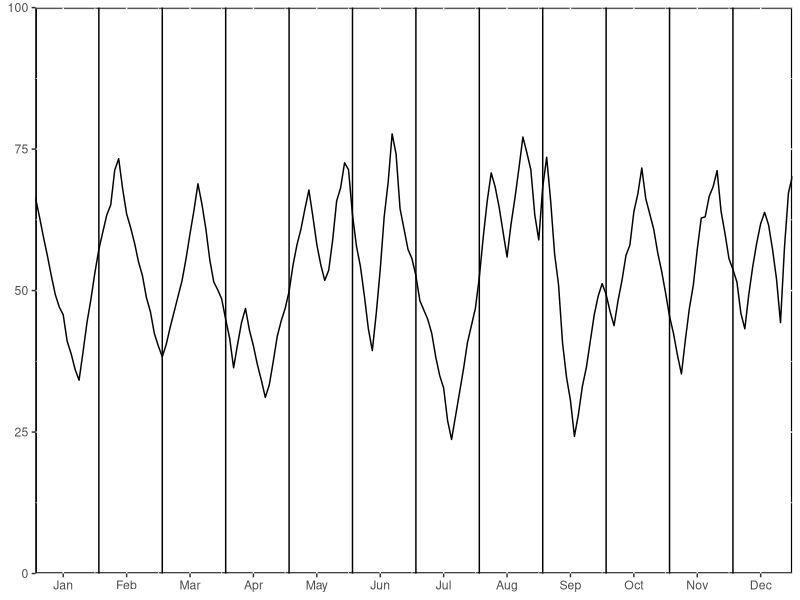
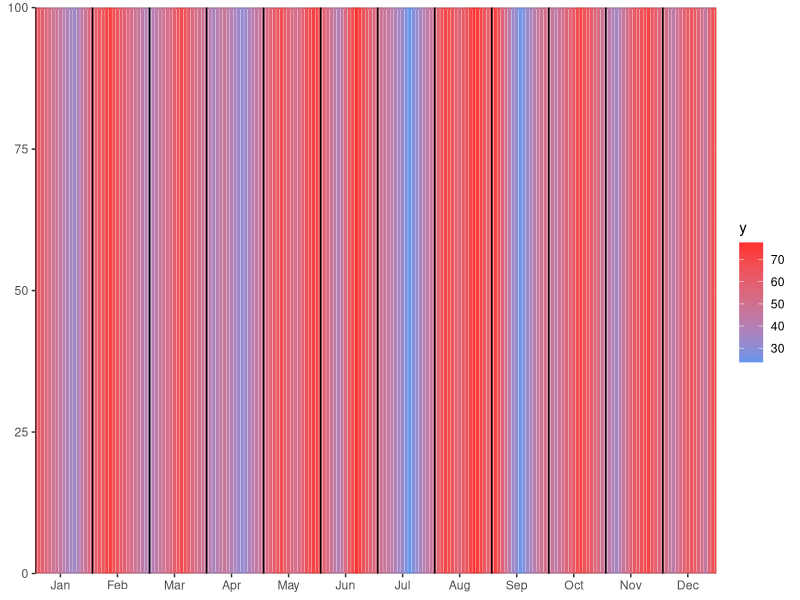
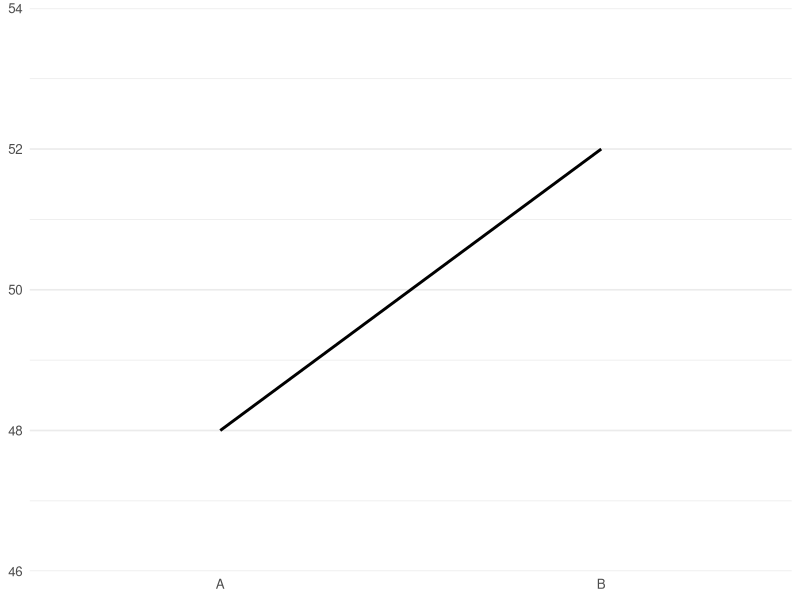
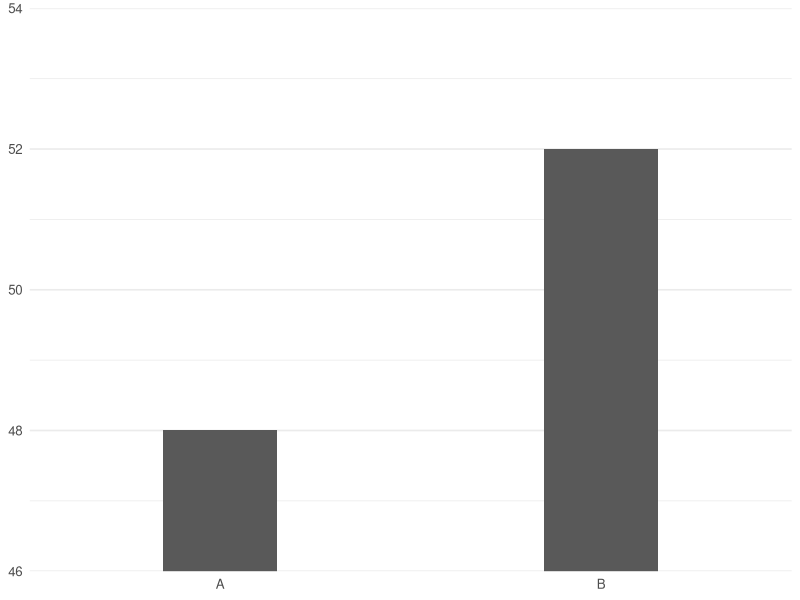
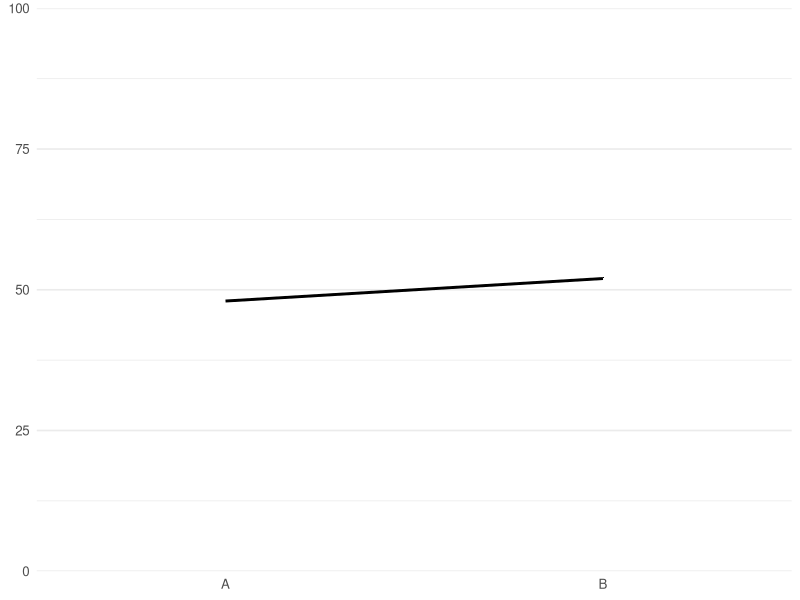
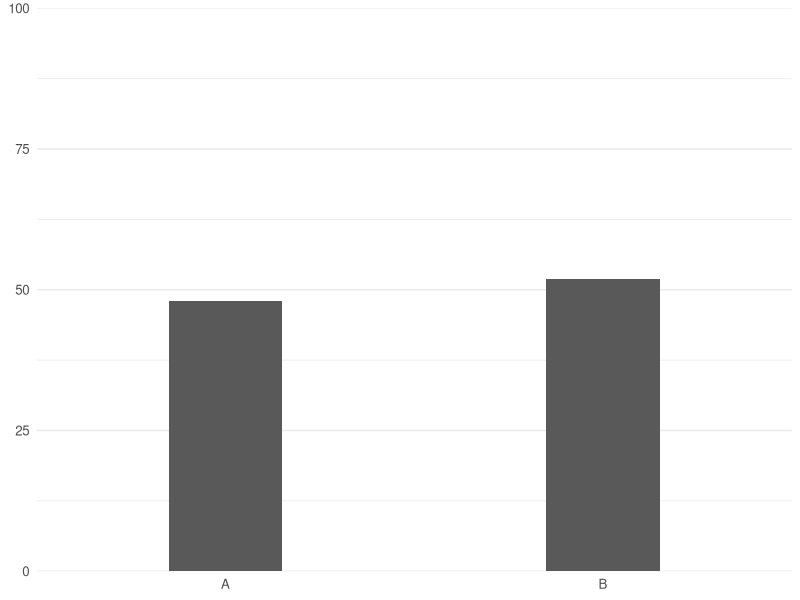
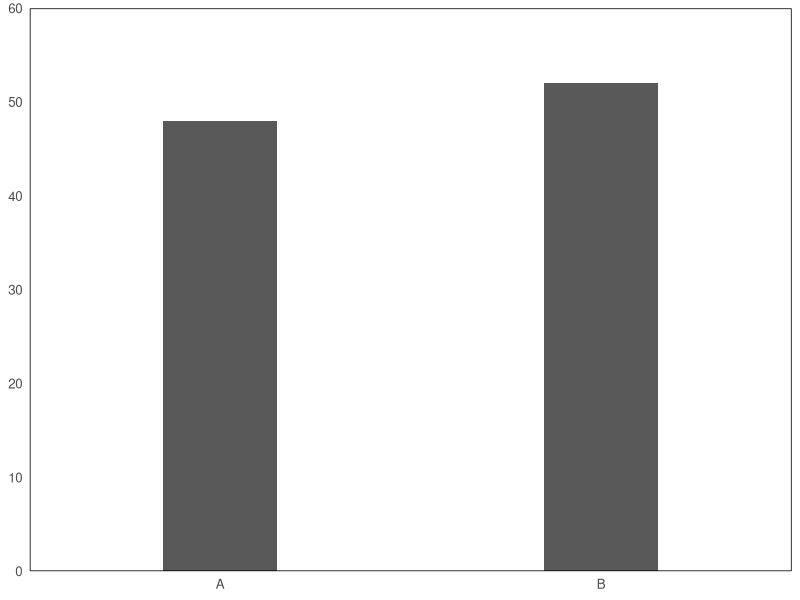
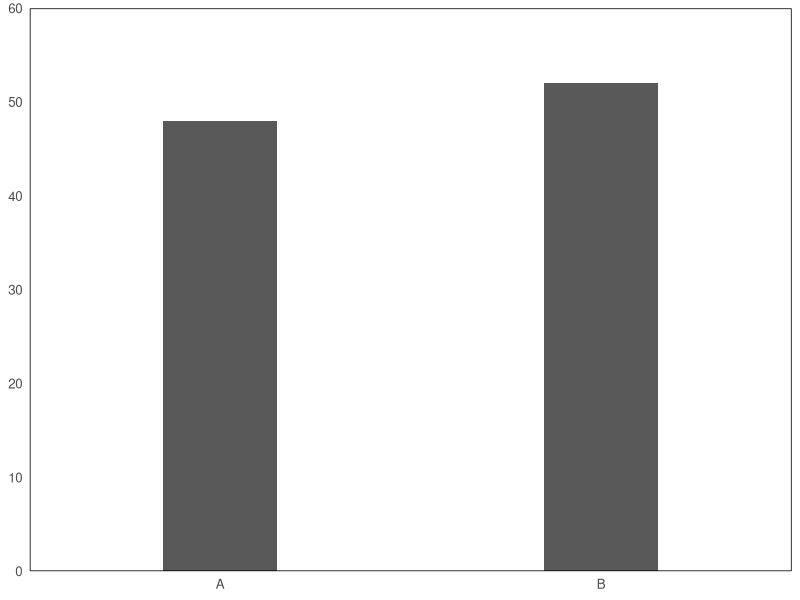

Generate these figures, in order, with R:
library(tidyverse)

ww <- read_csv("c12.csv") %>%
  mutate(y = temp,
         x = 1:192,
         months = as.ordered(rep(month.name, each = 16)))

ww %>%
  group_by(months) %>%
  summarise(mean = mean(y))

# Specify custom axis tick positions and labels
custom_ticks <- seq(8, 186, by = 16)
custom_labels <- substr(month.name, 1, 3)

# Convert custom ticks and labels to a named character vector
custom_ticks_labels <- setNames(custom_labels, custom_ticks)

dd <- ww %>%
  ggplot(aes(y = y, x = x)) +
  scale_x_continuous(
    breaks = custom_ticks,
    labels = custom_ticks_labels,
    limits = c(1, 192), expand = c(0, 0)) +
  scale_y_continuous(limits = c(0, 100), expand = c(0, 0)) +
  theme(
    panel.background = element_rect(color = "black", size = 1, fill = NA)
  ) +
  labs(x = NULL, y = NULL)

dd +
  geom_vline(xintercept = seq(1, 192, 16),
             color = "black") +
  geom_line()

dd +
  geom_vline(data = ww,
             aes(xintercept = x, color = y),
             linewidth = 1.1) +
  scale_color_gradient(low = "cornflowerblue", high = "firebrick1") +
  geom_vline(xintercept = seq(1, 192, 16),
             color = "black")

vals <- c(48, 52)
cats <- c('A', 'B') 

mydf <- tibble(vals, cats)

baseplot <- mydf %>% 
  ggplot(aes(x = cats, y = vals, group = 1)) +
  labs(x = NULL, y = NULL) +
  theme_minimal(base_size = 12) +
  theme(panel.grid.major.x = element_blank())

baseplot + 
  coord_cartesian(ylim = c(46, 54), 
                xlim = c(0.5, 2.5),
                expand = F) +
  geom_path(linewidth = 1) 

baseplot + 
  coord_cartesian(ylim = c(46, 54), 
                  xlim = c(0.5, 2.5),
                  expand = F) +
  geom_col(width = 0.3) 

baseplot + 
  coord_cartesian(ylim = c(0, 100),
                  xlim = c(0.5, 2.5),
                  expand = F) +
  geom_path(linewidth = 1) 

baseplot + 
  coord_cartesian(ylim = c(0, 100),
                  xlim = c(0.5, 2.5),
                  expand = F) +
  geom_col(width = 0.3) 
  
#line chart ‘a building becomes more secure as the alarm system becomes more active’
#bar chart ’a building with 10 motion sensors is more secure than a building with 5 motion sensors’

# Discrete comparisons: 
#"Male’sheight is higher than that of female’s" 
#"Theaveragemaleis taller than the averagefemale." 
#"Twelveyr. olds are taller than 10 yr olds." 
#Trend assessments: 
#"The graph shows a positive correlation between a child’s increases in age and height betweenthe ages of 10 and 12."
#"Height increases with age. (from about 46 inches at 10 to 55inches at 12)"
#"Themoremalea personis, the taller he/she is"
baseplot + 
  coord_cartesian(ylim = c(0, 60),
                  xlim = c(0.5, 2.5),
                  expand = F) +
  geom_col(width = 0.3) +
  theme(panel.border = element_rect(fill = NA),
        panel.grid.major.y = element_blank(),
        panel.grid.minor.y = element_blank()) 

baseplot + 
  coord_cartesian(ylim = c(0, 60),
                  xlim = c(0.5, 2.5),
                  expand = F) +
  geom_col(width = 0.3) +
  theme(panel.border = element_rect(fill = NA),
        panel.grid.major.y = element_blank(),
        panel.grid.minor.y = element_blank()) 

vals1 <- c(0, 6, 7, 10)
vals2 <- c(100, 94, 93, 90)
cats <- c('A', 'B', 'C', 'D') 

mydf <- tibble(vals1, cats)
mydf2 <- tibble(vals1, vals2, cats) %>%
  pivot_longer(cols = vals1:vals2)

mydf %>%
  ggplot(aes(x = vals1, y = cats)) +
  geom_col(width = 0.5) +
  scale_y_discrete(limits = rev) +
  theme_minimal() +
  coord_cartesian(ylim = c(0.5, 4.5),
                  xlim = c(0, 100),
                  expand = F) +
  labs(x = NULL, y = NULL) +
  theme(panel.border = element_rect(fill = NA),
        panel.grid.major.y = element_blank(),
        panel.grid.minor = element_blank()) 

mydf2 %>%
  ggplot(aes(x = value, y = cats, fill = name)) +
  geom_col(width = 0.5, position = "fill") +
  scale_y_discrete(limits = rev) +
  theme_minimal() +
  coord_cartesian(ylim = c(0.5, 4.5),
                  xlim = c(0, 1),
                  expand = F) +
  labs(x = NULL, y = NULL) +
  theme(panel.border = element_rect(fill = NA),
        panel.grid.major.y = element_blank(),
        panel.grid.minor = element_blank()) 

